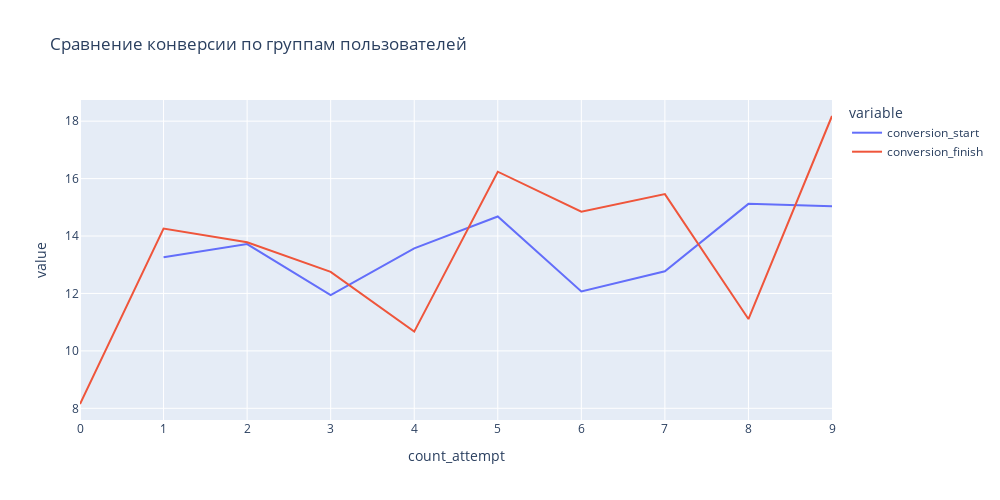

Source (notebook cell):
### Markdown cell above
Строим график сравнения конверсии по группам пользователей в зависимости от "ничинаний" и завершений обучений

### Code cell
fig = px.line(
    data_frame=conversion_df_2, 
    x='count_attempt', 
    y=['conversion_start', 'conversion_finish'], 
    height=500, 
    width=1000, 
    title='Сравнение конверсии по группам пользователей' 
)
fig.show()

### Figure 1 — Plotly figure (JSON) as saved in the notebook; plotly's stock layout.template omitted (floating-point values rounded to 4 significant figures)
{"data": [{"hovertemplate": "variable=conversion_start<br>count_attempt=%{x}<br>value=%{y}<extra></extra>", "legendgroup": "conversion_start", "line": {"color": "#636efa", "dash": "solid"}, "marker": {"symbol": "circle"}, "mode": "lines", "name": "conversion_start", "orientation": "v", "showlegend": true, "type": "scatter", "x": [0, 1, 2, 3, 4, 5, 6, 7, 8, 9], "xaxis": "x", "y": [null, 13.26, 13.72, 11.94, 13.57, 14.68, 12.07, 12.77, 15.12, 15.04], "yaxis": "y"}, {"hovertemplate": "variable=conversion_finish<br>count_attempt=%{x}<br>value=%{y}<extra></extra>", "legendgroup": "conversion_finish", "line": {"color": "#EF553B", "dash": "solid"}, "marker": {"symbol": "circle"}, "mode": "lines", "name": "conversion_finish", "orientation": "v", "showlegend": true, "type": "scatter", "x": [0, 1, 2, 3, 4, 5, 6, 7, 8, 9], "xaxis": "x", "y": [8.15, 14.26, 13.78, 12.75, 10.67, 16.24, 14.85, 15.46, 11.11, 18.18], "yaxis": "y"}], "layout": {"height": 500, "legend": {"title": {"text": "variable"}, "tracegroupgap": 0}, "title": {"text": "Сравнение конверсии по группам пользователей"}, "width": 1000, "xaxis": {"anchor": "y", "domain": [0, 1], "title": {"text": "count_attempt"}}, "yaxis": {"anchor": "x", "domain": [0, 1], "title": {"text": "value"}}}}
